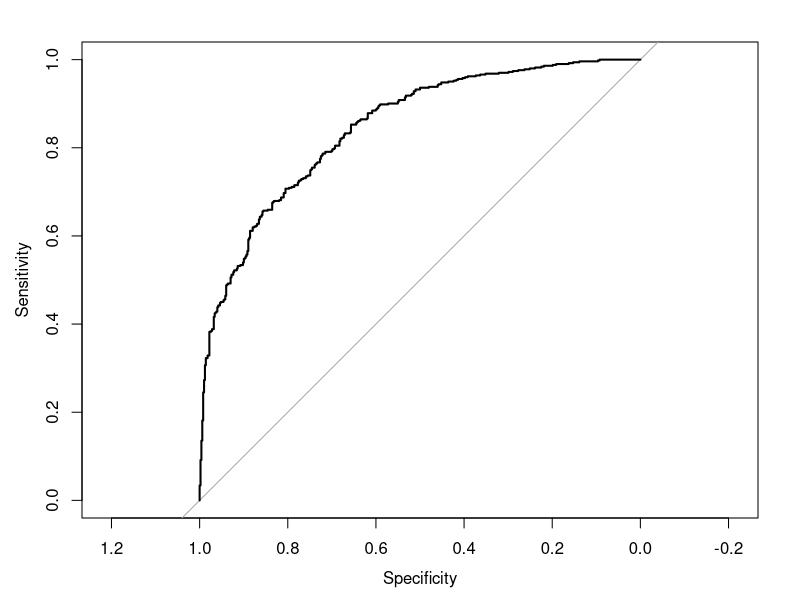
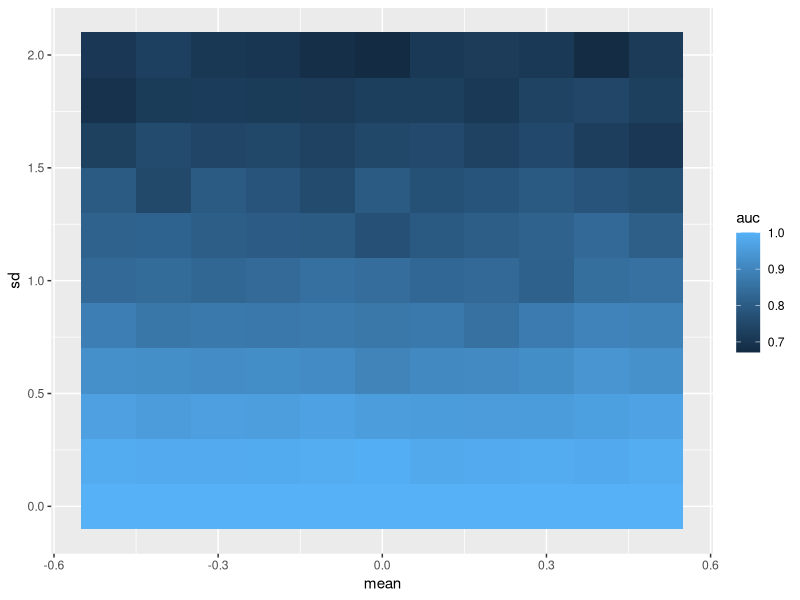

R code for these plots, in order: (Note: this script raises an error after producing the figures.)
library(tidyverse)

X <- tibble(x = rnorm(1000), y=map_dbl(x, ~ rnorm(1, mean = .)), class = x > 0)
plot(pROC::roc(predictor = X$y, response = X$class))

expand_grid(
  mean = seq(-0.5, 0.5, by = 0.1), 
  sd = seq(0, 2, by = 0.2)
  ) %>% 
  mutate(data = map2(mean, sd, function(mean, sd) {
    tibble(
      x = rnorm(mean = mean, 1000),
      pred = map_dbl(x, ~ rnorm(n = 1, mean = ., sd = sd)),
      resp = x > 0
    )
  })) %>%
  mutate(roc = map(data, function(data) {
    suppressMessages(
      with(data, pROC::roc(predictor = pred, response = resp))
    )
  })) %>% 
  mutate(auc = map_dbl(roc, 'auc')) %>% 
  ggplot(aes(mean, sd, fill = auc)) +
  geom_tile()

panels <-
  list.files('docs/data') %>% 
  setdiff(c('paa_names.tsv', "fixed.csv.gz")) %>% 
  str_remove('.csv.gz')

sim_roc <-
  expand_grid(panel = panels, class = c('Dominant', 'Recessive')) %>% 
  mutate(sd = if_else(
    class == 'Dominant',
    rnorm(n = n(), mean = 1, sd = 0.5),
    rnorm(n = n(), mean = 2, sd = 0.5))
  ) %>% 
  mutate(roc = map(sd, function(SD) {
    data <-
      tibble(
        x = rnorm(mean = 1, 1000),
        pred = map_dbl(x, ~ rnorm(n = 1, mean = ., sd = SD)),
        resp = x > 0
      )
    suppressMessages(
      with(data, pROC::roc(predictor = pred, response = resp))
    )
  })) %>% 
  mutate(
    auc = map_dbl(roc, 'auc'),
    specificity = map(roc, 'specificities'),
    sensitivity = map(roc, 'sensitivities')) %>% 
  select(-roc) %>% 
  unnest(c(specificity, sensitivity))

sim_roc %>% 
  ggplot(aes(1 - specificity, sensitivity, col = class)) +
  geom_line() +
  facet_wrap(~panel)


sim_roc %>% 
  select(panel, class, `spec1m` = specificity, sens = sensitivity) %>% 
  mutate(`spec1m`  = 1 - `spec1m`) %>% 
  group_by(panel, class) %>% 
  mutate(rowid = row_number()) %>% 
  ungroup() %>% 
  pivot_wider(names_from = class, values_from = c(spec1m, sens)) %>% 
  select(-rowid) %>% 
  nest(data = -panel) %>% 
  pwalk(function(panel, data) {
    write_csv(data, str_c('data/', panel, '.roc.csv.gz'))
  })
